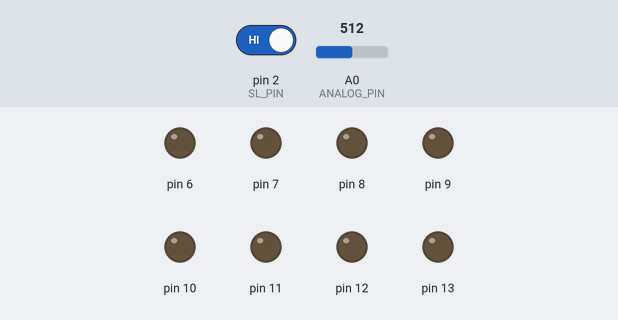
The sketch below on a simulated Arduino Uno, built with avr-gcc and run on an emulated ATmega328P. On the bench: output pins drawn as LEDs (lit = HIGH). The test bench sets the inputs (shaded band); at power-on: pin 2 (SL_PIN) HIGH, A0 (ANALOG_PIN) = 512. What the sketch prints to the serial monitor is not drawn.

Above: at 1.2 s.
1.3 s: pin 2 (SL_PIN) driven LOW
At 2.5 s:
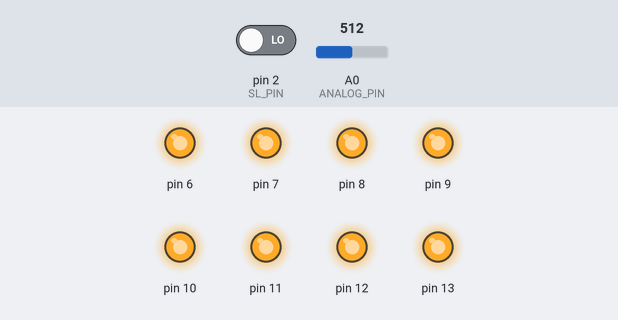
2.8 s: A0 (ANALOG_PIN) set to 199
4.3 s: A0 (ANALOG_PIN) set to 177
At 4.7 s:
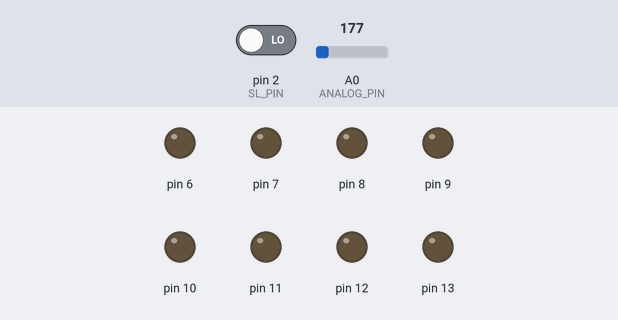
5.8 s: A0 (ANALOG_PIN) set to 195
At 7.0 s:
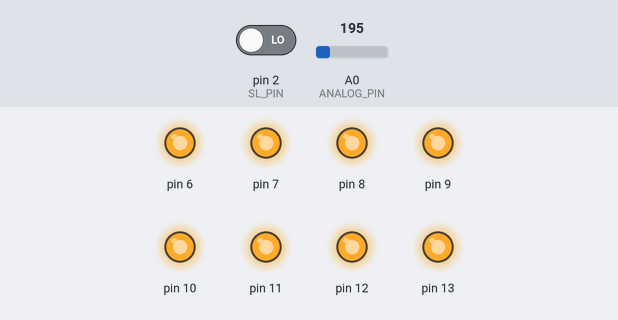
7.3 s: A0 (ANALOG_PIN) set to 175
At 7.7 s:
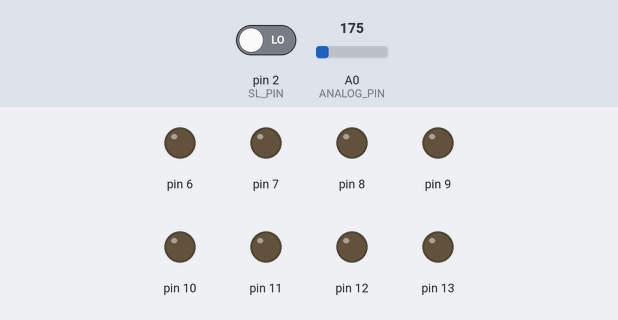
8.8 s: A0 (ANALOG_PIN) set to 306
At 10.0 s:
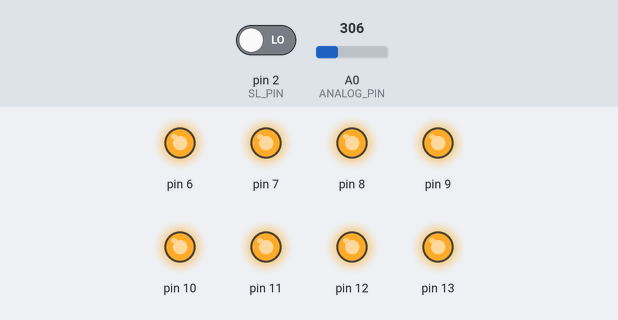
Timing chart, 0 to 11.3 s (numbered marks = the images above; inputs shaded):
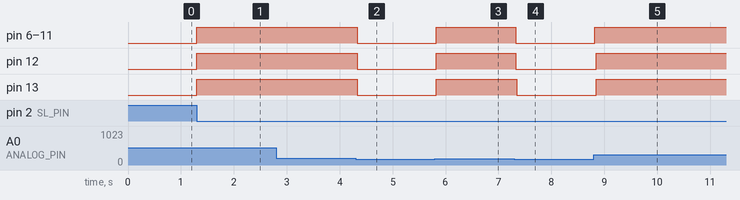

The sketch:

DataProcessingUART.ino
```cpp
#define SL_PIN 2
#define OUTFIN_PIN 5
#define ANALOG_PIN A0
#define BIT_COUNT 8
#define READ_FREQ 100000
#define READ_DELAY (1000000 / READ_FREQ)

volatile bool resetData = false;
volatile uint8_t data = 0;
uint8_t previousData = 0;
uint8_t nextbit = 0;

void setup() {

  pinMode(SL_PIN, INPUT);
  pinMode(OUTFIN_PIN, INPUT);
  Serial.begin(9600);

  for (int pin = 6; pin <= 13; pin++) {
    pinMode(pin, OUTPUT);
  }

  attachInterrupt(digitalPinToInterrupt(SL_PIN), resetDataISR, RISING);


}

void loop() {

  if (resetData) {
    resetData = false;
    data = 0;
  }

  if (digitalRead(SL_PIN) == LOW) {
    uint8_t tempData = 0;


    for (int i = 0; i < BIT_COUNT; i++) {
      if(analogRead(ANALOG_PIN) > 185){
      nextbit = 1;
      }
      else{
      nextbit = 0;
      }
      //Serial.println(analogRead(ANALOG_PIN));
      Serial.println(nextbit);
      tempData |= nextbit;
      if (i < BIT_COUNT - 1) {
        tempData <<= 1;
      }
      delayMicroseconds(READ_DELAY);
    }

    uint8_t temp = tempData;
    for (int pin = 6; pin <= 13; pin++) {
      digitalWrite(pin, (temp & 1));
      temp >>= 1;
    }

    data = tempData;

    //Serial.println(data, DEC);
}

}

void resetDataISR() {
  resetData = true;
}
```

Measured:
- the behaviour switches between 186 and 185 on A0 (ANALOG_PIN) (found by bisection; images 1 and 2)
- after the input at 1.3 s, pin 6–13: LOW → HIGH at once
- after the input at 4.3 s, pin 6–13: HIGH → LOW at once
- after the input at 5.8 s, pin 6–13: LOW → HIGH at once
- after the input at 7.3 s, pin 6–12: HIGH → LOW at once; pin 13: HIGH → LOW after 0.05 s
- after the input at 8.8 s, pin 6–11: LOW → HIGH at once; pin 12, pin 13: LOW → HIGH after 0.05 s
